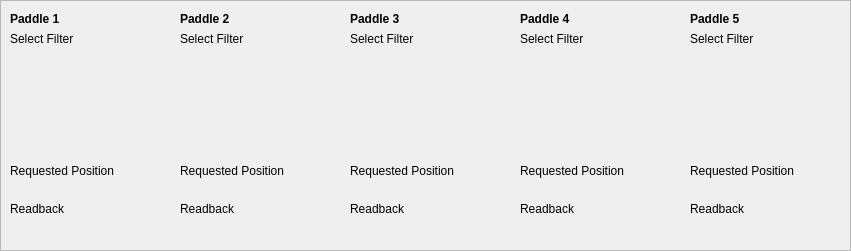
<?xml version="1.0" encoding="UTF-8"?>
<ui version="4.0">
 <class>Form</class>
 <widget class="QWidget" name="Form">
  <property name="geometry">
   <rect>
    <x>0</x>
    <y>0</y>
    <width>851</width>
    <height>251</height>
   </rect>
  </property>
  <property name="windowTitle">
   <string>Form</string>
  </property>
  <property name="styleSheet">
   <string notr="true"/>
  </property>
  <layout class="QHBoxLayout" name="horizontalLayout">
   <property name="spacing">
    <number>0</number>
   </property>
   <property name="leftMargin">
    <number>0</number>
   </property>
   <property name="topMargin">
    <number>0</number>
   </property>
   <property name="rightMargin">
    <number>0</number>
   </property>
   <property name="bottomMargin">
    <number>0</number>
   </property>
   <item>
    <widget class="QFrame" name="frame">
     <property name="minimumSize">
      <size>
       <width>851</width>
       <height>251</height>
      </size>
     </property>
     <property name="frameShape">
      <enum>QFrame::StyledPanel</enum>
     </property>
     <property name="frameShadow">
      <enum>QFrame::Raised</enum>
     </property>
     <property name="lineWidth">
      <number>0</number>
     </property>
     <widget class="QFrame" name="frame_2">
      <property name="geometry">
       <rect>
        <x>0</x>
        <y>0</y>
        <width>171</width>
        <height>251</height>
       </rect>
      </property>
      <property name="styleSheet">
       <string notr="true">QFrame{background-color: rgba(70, 1, 155, 120)};</string>
      </property>
      <property name="frameShape">
       <enum>QFrame::NoFrame</enum>
      </property>
      <property name="frameShadow">
       <enum>QFrame::Plain</enum>
      </property>
      <widget class="QERadioGroup" name="qeradiogroup">
       <property name="geometry">
        <rect>
         <x>10</x>
         <y>47</y>
         <width>151</width>
         <height>111</height>
        </rect>
       </property>
       <property name="displayAlarmStateOption" stdset="0">
        <enum>QEAbstractWidget::Never</enum>
       </property>
       <property name="variable" stdset="0">
        <string>MCTFLT01:FILTER_SELECTION_CMD</string>
       </property>
       <property name="title" stdset="0">
        <string/>
       </property>
       <property name="columns">
        <number>1</number>
       </property>
       <property name="buttonStyle">
        <enum>QRadioGroup::Radio</enum>
       </property>
      </widget>
      <widget class="QLabel" name="label">
       <property name="geometry">
        <rect>
         <x>10</x>
         <y>10</y>
         <width>64</width>
         <height>17</height>
        </rect>
       </property>
       <property name="font">
        <font>
         <weight>75</weight>
         <bold>true</bold>
        </font>
       </property>
       <property name="styleSheet">
        <string notr="true">background-color: rgba(255, 255, 255, 0);</string>
       </property>
       <property name="text">
        <string>Paddle 1</string>
       </property>
      </widget>
      <widget class="QLabel" name="label_2">
       <property name="geometry">
        <rect>
         <x>10</x>
         <y>30</y>
         <width>81</width>
         <height>17</height>
        </rect>
       </property>
       <property name="autoFillBackground">
        <bool>false</bool>
       </property>
       <property name="styleSheet">
        <string notr="true">background-color: rgba(255, 255, 255, 0);</string>
       </property>
       <property name="text">
        <string>Select Filter</string>
       </property>
      </widget>
      <widget class="QLabel" name="label_3">
       <property name="geometry">
        <rect>
         <x>10</x>
         <y>162</y>
         <width>144</width>
         <height>17</height>
        </rect>
       </property>
       <property name="styleSheet">
        <string notr="true">background-color: rgba(255, 255, 255, 0);</string>
       </property>
       <property name="text">
        <string>Requested Position</string>
       </property>
      </widget>
      <widget class="QLabel" name="label_4">
       <property name="geometry">
        <rect>
         <x>10</x>
         <y>200</y>
         <width>81</width>
         <height>17</height>
        </rect>
       </property>
       <property name="styleSheet">
        <string notr="true">background-color: rgba(255, 255, 255, 0);</string>
       </property>
       <property name="text">
        <string>Readback</string>
       </property>
      </widget>
      <widget class="QELabel" name="qelabel">
       <property name="geometry">
        <rect>
         <x>10</x>
         <y>182</y>
         <width>101</width>
         <height>17</height>
        </rect>
       </property>
       <property name="variable" stdset="0">
        <string>MCTFLT01:PADDLE_POSITION_SP</string>
       </property>
      </widget>
      <widget class="QELabel" name="qelabel_2">
       <property name="geometry">
        <rect>
         <x>10</x>
         <y>220</y>
         <width>101</width>
         <height>17</height>
        </rect>
       </property>
       <property name="variable" stdset="0">
        <string>MCTFLT01MOT01.RBV</string>
       </property>
      </widget>
     </widget>
     <widget class="QFrame" name="frame_4">
      <property name="geometry">
       <rect>
        <x>510</x>
        <y>0</y>
        <width>171</width>
        <height>251</height>
       </rect>
      </property>
      <property name="styleSheet">
       <string notr="true">QFrame{background-color: rgba(254, 246, 1, 150)};</string>
      </property>
      <property name="frameShape">
       <enum>QFrame::NoFrame</enum>
      </property>
      <property name="frameShadow">
       <enum>QFrame::Plain</enum>
      </property>
      <widget class="QERadioGroup" name="qeradiogroup_4">
       <property name="geometry">
        <rect>
         <x>10</x>
         <y>47</y>
         <width>151</width>
         <height>111</height>
        </rect>
       </property>
       <property name="displayAlarmStateOption" stdset="0">
        <enum>QEAbstractWidget::Never</enum>
       </property>
       <property name="variable" stdset="0">
        <string>MCTFLT04:FILTER_SELECTION_CMD</string>
       </property>
       <property name="title" stdset="0">
        <string/>
       </property>
       <property name="columns">
        <number>1</number>
       </property>
       <property name="buttonStyle">
        <enum>QRadioGroup::Radio</enum>
       </property>
      </widget>
      <widget class="QLabel" name="label_13">
       <property name="geometry">
        <rect>
         <x>10</x>
         <y>10</y>
         <width>64</width>
         <height>17</height>
        </rect>
       </property>
       <property name="font">
        <font>
         <weight>75</weight>
         <bold>true</bold>
        </font>
       </property>
       <property name="styleSheet">
        <string notr="true">background-color: rgba(255, 255, 255, 0);</string>
       </property>
       <property name="text">
        <string>Paddle 4</string>
       </property>
      </widget>
      <widget class="QLabel" name="label_14">
       <property name="geometry">
        <rect>
         <x>10</x>
         <y>30</y>
         <width>81</width>
         <height>17</height>
        </rect>
       </property>
       <property name="autoFillBackground">
        <bool>false</bool>
       </property>
       <property name="styleSheet">
        <string notr="true">background-color: rgba(255, 255, 255, 0);</string>
       </property>
       <property name="text">
        <string>Select Filter</string>
       </property>
      </widget>
      <widget class="QLabel" name="label_15">
       <property name="geometry">
        <rect>
         <x>10</x>
         <y>162</y>
         <width>144</width>
         <height>17</height>
        </rect>
       </property>
       <property name="styleSheet">
        <string notr="true">background-color: rgba(255, 255, 255, 0);</string>
       </property>
       <property name="text">
        <string>Requested Position</string>
       </property>
      </widget>
      <widget class="QLabel" name="label_16">
       <property name="geometry">
        <rect>
         <x>10</x>
         <y>200</y>
         <width>81</width>
         <height>17</height>
        </rect>
       </property>
       <property name="styleSheet">
        <string notr="true">background-color: rgba(255, 255, 255, 0);</string>
       </property>
       <property name="text">
        <string>Readback</string>
       </property>
      </widget>
      <widget class="QELabel" name="qelabel_7">
       <property name="geometry">
        <rect>
         <x>10</x>
         <y>182</y>
         <width>101</width>
         <height>17</height>
        </rect>
       </property>
       <property name="variable" stdset="0">
        <string>MCTFLT04:PADDLE_POSITION_SP</string>
       </property>
      </widget>
      <widget class="QELabel" name="qelabel_8">
       <property name="geometry">
        <rect>
         <x>10</x>
         <y>220</y>
         <width>101</width>
         <height>17</height>
        </rect>
       </property>
       <property name="variable" stdset="0">
        <string>MCTFLT04MOT01.RBV</string>
       </property>
      </widget>
     </widget>
     <widget class="QFrame" name="frame_3">
      <property name="geometry">
       <rect>
        <x>340</x>
        <y>0</y>
        <width>171</width>
        <height>251</height>
       </rect>
      </property>
      <property name="styleSheet">
       <string notr="true">QFrame{background-color: rgba(0, 187, 0, 150)};</string>
      </property>
      <property name="frameShape">
       <enum>QFrame::NoFrame</enum>
      </property>
      <property name="frameShadow">
       <enum>QFrame::Plain</enum>
      </property>
      <widget class="QERadioGroup" name="qeradiogroup_3">
       <property name="geometry">
        <rect>
         <x>10</x>
         <y>47</y>
         <width>151</width>
         <height>111</height>
        </rect>
       </property>
       <property name="displayAlarmStateOption" stdset="0">
        <enum>QEAbstractWidget::Never</enum>
       </property>
       <property name="variable" stdset="0">
        <string>MCTFLT03:FILTER_SELECTION_CMD</string>
       </property>
       <property name="title" stdset="0">
        <string/>
       </property>
       <property name="columns">
        <number>1</number>
       </property>
       <property name="buttonStyle">
        <enum>QRadioGroup::Radio</enum>
       </property>
      </widget>
      <widget class="QLabel" name="label_9">
       <property name="geometry">
        <rect>
         <x>10</x>
         <y>10</y>
         <width>64</width>
         <height>17</height>
        </rect>
       </property>
       <property name="font">
        <font>
         <weight>75</weight>
         <bold>true</bold>
        </font>
       </property>
       <property name="styleSheet">
        <string notr="true">background-color: rgba(255, 255, 255, 0);</string>
       </property>
       <property name="text">
        <string>Paddle 3</string>
       </property>
      </widget>
      <widget class="QLabel" name="label_10">
       <property name="geometry">
        <rect>
         <x>10</x>
         <y>30</y>
         <width>81</width>
         <height>17</height>
        </rect>
       </property>
       <property name="autoFillBackground">
        <bool>false</bool>
       </property>
       <property name="styleSheet">
        <string notr="true">background-color: rgba(255, 255, 255, 0);</string>
       </property>
       <property name="text">
        <string>Select Filter</string>
       </property>
      </widget>
      <widget class="QLabel" name="label_11">
       <property name="geometry">
        <rect>
         <x>10</x>
         <y>162</y>
         <width>144</width>
         <height>17</height>
        </rect>
       </property>
       <property name="styleSheet">
        <string notr="true">background-color: rgba(255, 255, 255, 0);</string>
       </property>
       <property name="text">
        <string>Requested Position</string>
       </property>
      </widget>
      <widget class="QLabel" name="label_12">
       <property name="geometry">
        <rect>
         <x>10</x>
         <y>200</y>
         <width>81</width>
         <height>17</height>
        </rect>
       </property>
       <property name="styleSheet">
        <string notr="true">background-color: rgba(255, 255, 255, 0);</string>
       </property>
       <property name="text">
        <string>Readback</string>
       </property>
      </widget>
      <widget class="QELabel" name="qelabel_5">
       <property name="geometry">
        <rect>
         <x>10</x>
         <y>182</y>
         <width>101</width>
         <height>17</height>
        </rect>
       </property>
       <property name="variable" stdset="0">
        <string>MCTFLT03:PADDLE_POSITION_SP</string>
       </property>
      </widget>
      <widget class="QELabel" name="qelabel_6">
       <property name="geometry">
        <rect>
         <x>10</x>
         <y>220</y>
         <width>101</width>
         <height>17</height>
        </rect>
       </property>
       <property name="variable" stdset="0">
        <string>MCTFLT03MOT01.RBV</string>
       </property>
      </widget>
     </widget>
     <widget class="QFrame" name="frame_5">
      <property name="geometry">
       <rect>
        <x>680</x>
        <y>0</y>
        <width>171</width>
        <height>251</height>
       </rect>
      </property>
      <property name="styleSheet">
       <string notr="true">QFrame{background-color: rgba(221, 0, 0, 150)};</string>
      </property>
      <property name="frameShape">
       <enum>QFrame::NoFrame</enum>
      </property>
      <property name="frameShadow">
       <enum>QFrame::Plain</enum>
      </property>
      <widget class="QERadioGroup" name="qeradiogroup_5">
       <property name="geometry">
        <rect>
         <x>10</x>
         <y>47</y>
         <width>151</width>
         <height>111</height>
        </rect>
       </property>
       <property name="displayAlarmStateOption" stdset="0">
        <enum>QEAbstractWidget::Never</enum>
       </property>
       <property name="variable" stdset="0">
        <string>MCTFLT05:FILTER_SELECTION_CMD</string>
       </property>
       <property name="title" stdset="0">
        <string/>
       </property>
       <property name="columns">
        <number>1</number>
       </property>
       <property name="buttonStyle">
        <enum>QRadioGroup::Radio</enum>
       </property>
      </widget>
      <widget class="QLabel" name="label_17">
       <property name="geometry">
        <rect>
         <x>10</x>
         <y>10</y>
         <width>64</width>
         <height>17</height>
        </rect>
       </property>
       <property name="font">
        <font>
         <weight>75</weight>
         <bold>true</bold>
        </font>
       </property>
       <property name="styleSheet">
        <string notr="true">background-color: rgba(255, 255, 255, 0);</string>
       </property>
       <property name="text">
        <string>Paddle 5</string>
       </property>
      </widget>
      <widget class="QLabel" name="label_18">
       <property name="geometry">
        <rect>
         <x>10</x>
         <y>30</y>
         <width>81</width>
         <height>17</height>
        </rect>
       </property>
       <property name="autoFillBackground">
        <bool>false</bool>
       </property>
       <property name="styleSheet">
        <string notr="true">background-color: rgba(255, 255, 255, 0);</string>
       </property>
       <property name="text">
        <string>Select Filter</string>
       </property>
      </widget>
      <widget class="QLabel" name="label_19">
       <property name="geometry">
        <rect>
         <x>10</x>
         <y>162</y>
         <width>144</width>
         <height>17</height>
        </rect>
       </property>
       <property name="styleSheet">
        <string notr="true">background-color: rgba(255, 255, 255, 0);</string>
       </property>
       <property name="text">
        <string>Requested Position</string>
       </property>
      </widget>
      <widget class="QLabel" name="label_20">
       <property name="geometry">
        <rect>
         <x>10</x>
         <y>200</y>
         <width>81</width>
         <height>17</height>
        </rect>
       </property>
       <property name="styleSheet">
        <string notr="true">background-color: rgba(255, 255, 255, 0);</string>
       </property>
       <property name="text">
        <string>Readback</string>
       </property>
      </widget>
      <widget class="QELabel" name="qelabel_9">
       <property name="geometry">
        <rect>
         <x>10</x>
         <y>182</y>
         <width>101</width>
         <height>17</height>
        </rect>
       </property>
       <property name="variable" stdset="0">
        <string>MCTFLT05:PADDLE_POSITION_SP</string>
       </property>
      </widget>
      <widget class="QELabel" name="qelabel_10">
       <property name="geometry">
        <rect>
         <x>10</x>
         <y>220</y>
         <width>101</width>
         <height>17</height>
        </rect>
       </property>
       <property name="variable" stdset="0">
        <string>MCTFLT05MOT01.RBV</string>
       </property>
      </widget>
     </widget>
     <widget class="QFrame" name="frame_6">
      <property name="geometry">
       <rect>
        <x>170</x>
        <y>0</y>
        <width>171</width>
        <height>251</height>
       </rect>
      </property>
      <property name="styleSheet">
       <string notr="true">QFrame{background-color: rgba(0, 126, 255, 150)};</string>
      </property>
      <property name="frameShape">
       <enum>QFrame::NoFrame</enum>
      </property>
      <property name="frameShadow">
       <enum>QFrame::Plain</enum>
      </property>
      <widget class="QERadioGroup" name="qeradiogroup_2">
       <property name="geometry">
        <rect>
         <x>10</x>
         <y>47</y>
         <width>151</width>
         <height>111</height>
        </rect>
       </property>
       <property name="displayAlarmStateOption" stdset="0">
        <enum>QEAbstractWidget::Never</enum>
       </property>
       <property name="variable" stdset="0">
        <string>MCTFLT02:FILTER_SELECTION_CMD</string>
       </property>
       <property name="title" stdset="0">
        <string/>
       </property>
       <property name="columns">
        <number>1</number>
       </property>
       <property name="buttonStyle">
        <enum>QRadioGroup::Radio</enum>
       </property>
      </widget>
      <widget class="QLabel" name="label_5">
       <property name="geometry">
        <rect>
         <x>10</x>
         <y>10</y>
         <width>64</width>
         <height>17</height>
        </rect>
       </property>
       <property name="font">
        <font>
         <weight>75</weight>
         <bold>true</bold>
        </font>
       </property>
       <property name="styleSheet">
        <string notr="true">background-color: rgba(255, 255, 255, 0);</string>
       </property>
       <property name="text">
        <string>Paddle 2</string>
       </property>
      </widget>
      <widget class="QLabel" name="label_6">
       <property name="geometry">
        <rect>
         <x>10</x>
         <y>30</y>
         <width>81</width>
         <height>17</height>
        </rect>
       </property>
       <property name="autoFillBackground">
        <bool>false</bool>
       </property>
       <property name="styleSheet">
        <string notr="true">background-color: rgba(255, 255, 255, 0);</string>
       </property>
       <property name="text">
        <string>Select Filter</string>
       </property>
      </widget>
      <widget class="QLabel" name="label_7">
       <property name="geometry">
        <rect>
         <x>10</x>
         <y>162</y>
         <width>144</width>
         <height>17</height>
        </rect>
       </property>
       <property name="styleSheet">
        <string notr="true">background-color: rgba(255, 255, 255, 0);</string>
       </property>
       <property name="text">
        <string>Requested Position</string>
       </property>
      </widget>
      <widget class="QLabel" name="label_8">
       <property name="geometry">
        <rect>
         <x>10</x>
         <y>200</y>
         <width>81</width>
         <height>17</height>
        </rect>
       </property>
       <property name="styleSheet">
        <string notr="true">background-color: rgba(255, 255, 255, 0);</string>
       </property>
       <property name="text">
        <string>Readback</string>
       </property>
      </widget>
      <widget class="QELabel" name="qelabel_3">
       <property name="geometry">
        <rect>
         <x>10</x>
         <y>182</y>
         <width>101</width>
         <height>17</height>
        </rect>
       </property>
       <property name="variable" stdset="0">
        <string>MCTFLT02:PADDLE_POSITION_SP</string>
       </property>
      </widget>
      <widget class="QELabel" name="qelabel_4">
       <property name="geometry">
        <rect>
         <x>10</x>
         <y>220</y>
         <width>101</width>
         <height>17</height>
        </rect>
       </property>
       <property name="variable" stdset="0">
        <string>MCTFLT02MOT01.RBV</string>
       </property>
      </widget>
     </widget>
    </widget>
   </item>
  </layout>
 </widget>
 <customwidgets>
  <customwidget>
   <class>QELabel</class>
   <extends>QLabel</extends>
   <header>QELabel.h</header>
  </customwidget>
  <customwidget>
   <class>QERadioGroup</class>
   <extends>QWidget</extends>
   <header>QERadioGroup.h</header>
  </customwidget>
 </customwidgets>
 <resources/>
 <connections/>
</ui>
